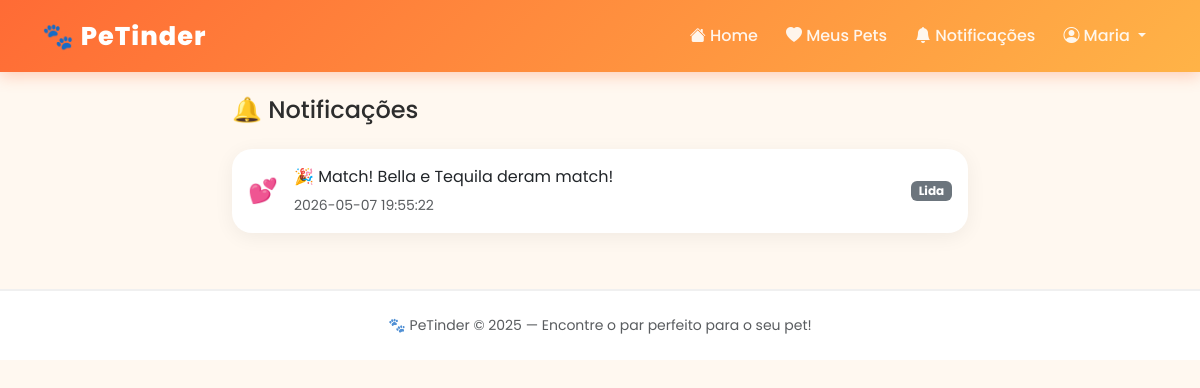
The page /notificacoes (signed in) on the database its author committed.
### app/models/usuario.py (models this page shows, shortened)
class Usuario(UserMixin, db.Model):
    __tablename__ = 'usuario' # Diz ao SQL qual a tabela do banco esse modelo representa
    id = db.Column(db.Integer, primary_key=True)
    nome = db.Column(db.String(40), nullable=False)
    email = db.Column(db.String(30), unique=True, nullable=False)
    cpf = db.Column(db.String(11), nullable=False)
    endereco = db.Column(db.String(100))
    id_cidade = db.Column(db.Integer, db.ForeignKey('cidade.id'), nullable=False) # Chave estrangeira
    senha = db.Column(db.String(255), nullable=False)
    plano = db.Column(db.String(10), default='free')
    animais = db.relationship('Animal', backref='dono', lazy=True)
    notificacoes = db.relationship('Notificacao', backref='usuario', lazy=True)
    @login_manager.user_loader # Avisa o FlaskLogin que essa a função abaixo é responsável por carregar usuários (decorador)
    def load_user(user_id): # Recebe o user_id salvo no cookie do navegador
        return Usuario.query.get(int(user_id)) # Verifica o usuário no banco pelo ID e devolve ele

### app/models/notificacao.py (models this page shows, shortened)
class Notificacao(db.Model):
    __tablename__ = 'notificacao'
    id = db.Column(db.Integer, primary_key=True)
    id_usuario = db.Column(db.Integer, db.ForeignKey('usuario.id'), nullable=False)
    mensagem = db.Column(db.Text, nullable=False)
    lida = db.Column(db.Integer, default=0) # Guarda se a notificação foi lida ou não
    data = db.Column(db.Text, nullable=False, default=datetime.now().strftime('%Y-%m-%d %H:%M:%S'))
    def foi_lida(self): # Retorna True se foi lida, útil para o frontend
        return self.lida == 1

### app/routes/main.py (the view)
@main.route('/notificacoes')
@login_required
def notificacoes():
    todas = Notificacao.query.filter_by(
        id_usuario=current_user.id
    ).order_by(Notificacao.id.desc()).all() # Filtra do banco pra mostrar só as notificações do usuário logado
    for n in todas: # Verifica as notificações lidas
        if not n.foi_lida():
            n.marcar_como_lida()
    db.session.commit()
    return render_template('notificacoes.html', notificacoes=todas) # Renderiza passando a lista

### app/templates/notificacoes.html (shortened to what this page needs)
{% extends 'base.html' %}
{% block content %}
<div class="row justify-content-center">
    <div class="col-lg-8">
        <h4 class="mb-4">🔔 Notificações</h4>
        {% if notificacoes %}
            {% for notificacao in notificacoes %}
                <div class="card mb-2
                    {% if notificacao.foi_lida() %}
                        notificacao-lida
                    {% else %}
                        notificacao-nao-lida
                    {% endif %}">
                    <div class="card-body d-flex align-items-center">
                        <div class="me-3 fs-4">
                            {% if 'match' in notificacao.mensagem|lower %}
                                💕
                            {% else %}
                                🔔
                            {% endif %}
                        </div>
                        <div class="flex-grow-1">
                            <p class="mb-1">{{ notificacao.mensagem }}</p>
                            <small class="text-muted">{{ notificacao.data }}</small>
                        </div>
                        {% if notificacao.foi_lida() %}
                            <span class="badge bg-secondary ms-2">Lida</span>
                        {% else %}
                            <span class="badge bg-warning ms-2">Nova</span>
                        {% endif %}
                    </div>
                </div>
            {% endfor %}
        {% else %}
            <div class="text-center py-5">
                <p class="fs-1">🔔</p>
                <p class="text-muted">Você não tem notificações ainda.</p>
                <p class="text-muted">Dê likes nos pets e aguarde os matches!</p>
            </div>
        {% endif %}
    </div>
</div>
{% endblock %}

### app/templates/base.html (shortened to what this page needs)
<!DOCTYPE html>
<html lang="pt-br">
<head>
    <link href="https://cdn.jsdelivr.net/npm/bootstrap@5.3.0/dist/css/bootstrap.min.css" rel="stylesheet">
    <link href="https://cdn.jsdelivr.net/npm/bootstrap-icons@1.10.0/font/bootstrap-icons.css" rel="stylesheet">
    <link rel="stylesheet" href="{{ url_for('static', filename='css/style.css') }}">
</head>
<body>
    <nav class="navbar navbar-expand-lg navbar-dark">
        <div class="container">
            <a class="navbar-brand" href="{{ url_for('main.home') }}">
                🐾 PeTinder
            </a>
            <div class="collapse navbar-collapse" id="navbarNav">
                <ul class="navbar-nav ms-auto align-items-center gap-1">
                    {% if current_user.is_authenticated %}
                        <li class="nav-item">
                            <a class="nav-link" href="{{ url_for('main.home') }}">
                                <i class="bi bi-house-fill"></i> Home
                            </a>
                        </li>
                        <li class="nav-item">
                            <a class="nav-link" href="{{ url_for('pets.meus_pets') }}">
                                <i class="bi bi-heart-fill"></i> Meus Pets
                            </a>
                        </li>
                        <li class="nav-item">
                            <a class="nav-link position-relative" href="{{ url_for('main.notificacoes') }}">
                                <i class="bi bi-bell-fill"></i> Notificações
                                {% set nao_lidas = current_user.notificacoes|selectattr('lida', 'equalto', 0)|list|length %}
                            </a>
                        </li>
                        <li class="nav-item dropdown">
                            <a class="nav-link dropdown-toggle" href="#" data-bs-toggle="dropdown">
                                <i class="bi bi-person-circle"></i> {{ current_user.nome.split()[0] }}
                            </a>
                        </li>
                    {% endif %}
                </ul>
            </div>
        </div>
    </nav>
    <main class="container my-4">
        {% block content %}
        {% endblock %}
    </main>
    <footer class="text-center py-4 mt-5">
        <p class="mb-0 text-muted small">
            🐾 PeTinder &copy; 2025 — Encontre o par perfeito para o seu pet!
        </p>
    </footer>
</body>
</html>

### app/static/css/style.css (style rules this page uses)
:root { --cor-primaria: #FF6B35; --cor-secundaria: #FFB347; --cor-escura: #2D2D2D; --cor-clara: #FFF8F0; --cor-cinza: #6c757d; --sombra: 0 8px 30px rgba(255, 107, 53, 0.15); --sombra-hover: 0 15px 40px rgba(255, 107, 53, 0.3); --borda-radius: 20px; }
body { background-color: var(--cor-clara); font-family: 'Segoe UI', sans-serif; color: var(--cor-escura); }
a { text-decoration: none; }
.navbar { background: linear-gradient(135deg, var(--cor-primaria), var(--cor-secundaria)) !important; box-shadow: 0 4px 15px rgba(255, 107, 53, 0.3); padding: 12px 0; }
.navbar-brand { font-size: 1.6rem; font-weight: 800; letter-spacing: 1px; color: white !important; }
.navbar .nav-link { color: rgba(255,255,255,0.9) !important; font-weight: 500; transition: all 0.2s; border-radius: 10px; padding: 6px 12px !important; }
.notificacao-lida { background: white; border-left: 4px solid #dee2e6; border-radius: 12px; }
.card { border: none; border-radius: var(--borda-radius); box-shadow: 0 4px 20px rgba(0,0,0,0.06); }
footer { background: white !important; border-top: 2px solid #f0f0f0 !important; color: var(--cor-cinza); }

### app/templates/base.html (style rules this page uses)
body { font-family: 'Poppins', sans-serif; }

### rows shown on the page
Usuario: nome "Maria"
Notificacao: mensagem "🎉 Match! Bella e Tequila deram match!", data "2026-05-07 19:55:22", lida "Lida"
